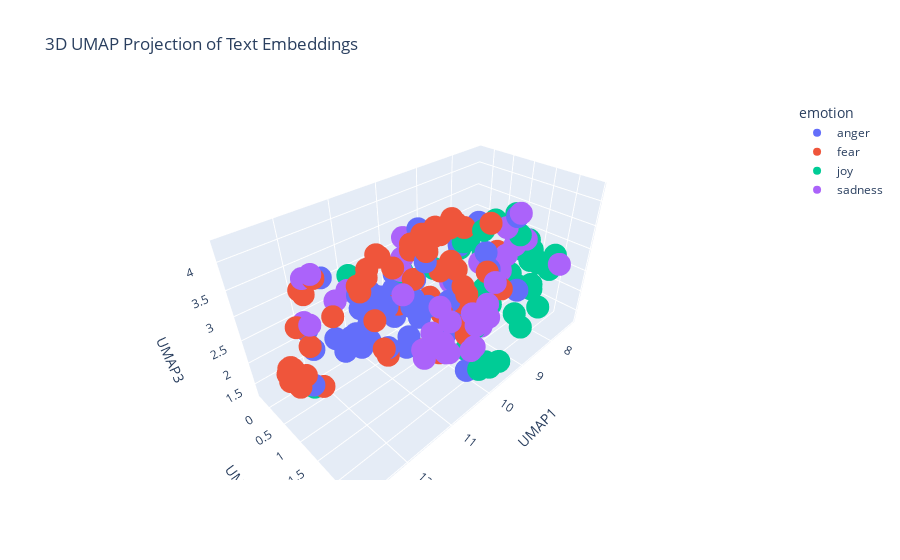

Notebook code cell kept with this figure:
### Markdown cell above
---
##### <a id='toc1_5_8_1_1_'></a>[**>>> Exercise 4 (Take home):**](#toc0_)

Apply UMAP to the same embeddings to reduce the dimensionality to 3D vectors and plot the 3D graph, discuss the differences and similarities with the 2D graph.

### Code cell
# Answer here

combined = pd.concat([train_df_new, test_df_new], ignore_index=True)
X = np.array(combined['embeddings_values'].tolist())
reducer_3d = umap.UMAP(n_components=3, metric='cosine', random_state=28)
X3 = reducer_3d.fit_transform(X)

df3 = pd.DataFrame(X3, columns=["UMAP1","UMAP2","UMAP3"])
df3["emotion"] = combined["emotion"]
df3["text"] = combined["text"]
df3["intensity"] = combined["intensity"]

fig3d = px.scatter_3d(
    df3, x="UMAP1", y="UMAP2", z="UMAP3",
    color="emotion",
    hover_data=["text","intensity"],
    title="3D UMAP Projection of Text Embeddings"
)
fig3d.show()

### Figure 1 — Plotly figure (JSON) as saved in the notebook; plotly's stock layout.template omitted (floating-point values rounded to 4 significant figures)
{"data": [{"customdata": [["It's weird because I was discussing sex resentment and confusion in the thing I was writing last night.", 0.438], ["@SonOfTheDovah *She could sense the anger stirring within him and took his hand in hers.* As long as we stay together, we'll both be safe.--", 0.375], ["@xandraaa5 @amayaallyn6 shut up hashtags are cool #offended", 0.562], ["I am #real #sjw, I will not let #america down\\nI have found us, now go and get us\\nI let it out and I let it in\\nI #rage I #lol\\n@SergioSarzedo", 0.542], ["@kingcharles9th i Lowkey forgot you had twitter and if you don't follow me back im gonna be #offended", 0.421], ["Chris ate all my mac n cheese so imma eat all his taffy ", 0.438], ["@cxmbeferre so you WOULDNT date me????? ", 0.458], ["@Casper10666 I assure you there is no laughter, but increasing anger at the costs, and arrogance of Westminster.", 0.604], ["I don't get what point is made when reporting on Charlotte looting @CNNAshleigh. Why not explore what looting businesses symbolizes ", 0.438], ["@iStoleFreeHugs @stephlaris lol I'm happy with my negative, realistic ass self. Sorry to offend you", 0.438], ["@KimLy resent", 0.521], ["#firsttweetever sippin #hotchocolate wondering #why I finally gave in &lt;3 haha #hellloooootwitter - ...its because #facebookisforfamily #rage", 0.542], ["I'm just a fuming ball of anger today 🙃", 0.708], ["@BigBrother__USA she is just jealous and a cry baby!  #gladsheisgone #crybaby", 0.438], ["Congress acting indignant over the  #EpiPen pricing is quite disingenuous since they craft the laws that allow such gouging!!", 0.396], ["@PatVPeters @FreeBeacon Quite the response of retaliation from Weiner in getting revenge on Huma &amp; Hillary 'clam digging'.\\n#AllScumbags", 0.5], ["I have a rage rage ep 2 coming out soon I'll keep you posted on it #YouTube #youtubegaming ", 0.422], ["@leesyatt you are a cruel, cruel man. #therewillbeblood #revenge", 0.84], ["Went n a bodega 4 incense lookd @ the sis behind the counter &amp; it was like a mirror she said where u from I said here she said no originally", 0.185], ["Tonight's #DragRace #AllStars2 episode GAVE ME LIFE! Yaassss queens! #teamalaska #teamkatya #revenge #bwahaha", 0.2], ["@lemonlover666 'shit' doesn't even begin to describe these fiery little demons straight from hell 🌝🌚 ;)", 0.583], ["i will never watch greys anatomy ever ever ever ever ever again if Shonda Rimes takes away another OG character☹️☹️☹️☹️☹️☹️☹️☹️☹️☹️ ", 0.583], ["Sometimes the best motivations come from 'proving them wrong' #energy  #MotivationalQuotes", 0.25], ["@Kim_is__bored exactly what I have been saying on fb.. ", 0.354], ["One of my favorite classic cars is the Plymouth fiery.", 0.292], ["Inpouring this letter we are dying over against subsist checking quaint virtuoso ways toward fine huff yours l...", 0.562], ["Women don't like girls because we resent them for looking so great/we wish we still looked like that  #washed", 0.479], ["Heading home to cut grass in the heat. All I wanna do is go out to eat somewhere air conditioned.  #AdultingIsTheWorst", 0.354], ["@mjmralph then it's poor packaging my Amazon and the fulfilled seller should be furious as much as you 😕", 0.75], ["@Sargon_of_Akkad It'll be like burning rap albums; they'll have to buy it first, but gosh darn it, they have to get rid of it.", 0.417], ["LIFE TIP 101. I know unresolved #anger is likely to cause problems in several areas of my life. I must recognize it &amp; properly deal with it.", 0.417], ["I can't even right now #bb18 #rage", 0.646], ["@RichardHBell Yes, I think he held a grudge ...", 0.375], ["come on let's make em hate 😘make em pout they face 👿😩.", 0.521], ["Not giving a fuck is better than revenge.", 0.625], ["Yo there's a kid on my snap chat from LA &amp; they get high off helium gas lmao.... I am like why the fuck lol", 0.542], ["I hate my lawn mower. If it had a soul, I'd condemn it to the fiery pits of Hell.", 0.833], ["I get embarrassed at the slightest things and then I'll fret about it all day I hate it", 0.438], ["Just watched Django Unchained, Other people may frown, but I titter in delight! 2/5", 0.229], ["@RealJamesWoods @KennyCoble saddest part of this whole mess is that all of this #anger is #misdirected they should march 2 the #WhiteHouse", 0.667], ["Why to have vanity sizes?Now sizes S,XS(evenXXS sometimes) are too big, WTF?! Dear corporate jerks, Lithuania didn't need this. #rant #angry", 0.708], ["@komal_sidhnani true...\\nThey r burning with other's pleasure!\\nPpl in true love happiness everywhere _😃", 0.312], ["@TrussElise Obama must be fuming.. lol", 0.5], ["@isthataspider @dhodgs i will fight this guy! Don't insult the lions like that! But seriously they kinda are.Wasted some of the best players", 0.708], ["My eyes have been dilated. I hate the world right now with the rage of a thousand fiery dragons. I need a drink.", 0.812], ["Hate when guys cant control their anger 🙃🙃", 0.646], ["Me being on my dean really saving a lot of ppl, bc I don't snap nomore &amp; it take so much out of me..", 0.348], ["I think @Sam_Canaday &amp; @KYLEJDOWSON must actually have to be working like me &amp; @dowson_brady because I havent got any snap chat videos today", 0.25]], "hovertemplate": "emotion=anger<br>UMAP1=%{x}<br>UMAP2=%{y}<br>UMAP3=%{z}<br>text=%{customdata[0]}<br>intensity=%{customdata[1]}<extra></extra>", "legendgroup": "anger", "marker": {"color": "#636efa", "symbol": "circle"}, "mode": "markers", "name": "anger", "scene": "scene", "showlegend": true, "type": "scatter3d", "x": [10.02, 9.508, 10.21, 11.15, 10.0, 10.01, 9.807, 11.07, 12.47, 9.759, 9.763, 10.45, 10.75, 11.05, 11.98, 11.97, 11.0, 10.53, 8.81, 8.553, 11.03, 10.19, 8.924, 9.632, 9.136, 8.552, 10.15, 10.65, 10.77, 11.58, 10.64, 11.14, 10.15, 9.83, 10.32, 9.844, 10.67, 10.6, 8.99, 11.52, 10.85, 7.794, 10.92, 11.43, 10.68, 10.44, 9.014, 9.866], "y": [0.6057, 0.17, 0.6057, 0.3265, 1.054, -0.03261, 1.184, -0.09746, 0.822, 0.4323, 0.2655, 0.7985, 0.02789, 0.9998, 0.06701, -0.07284, 0.3822, 0.372, 1.05, 1.878, 0.1929, 2.086, 1.358, 0.9966, 0.7843, 0.3745, 0.6417, 1.594, 0.08425, 0.1727, -0.1596, 0.4942, 0.1174, -0.2116, -0.1066, 1.311, 0.212, 1.487, 1.988, 0.359, -0.03798, 0.9254, -0.1674, -0.2886, 0.07737, -0.2249, 1.525, 1.45], "z": [2.769, 3.464, 1.499, 1.641, 1.388, 2.234, 1.641, 1.59, 1.998, 1.635, 2.022, 1.499, 2.3, 2.008, 1.958, 2.309, 1.754, 2.282, 3.665, 2.432, 2.714, 1.603, 3.202, 1.59, 2.405, 2.809, 2.223, 3.023, 1.85, 2.026, 1.95, 1.938, 1.702, 2.433, 2.164, 2.551, 2.528, 3.79, 4.166, 1.808, 2.194, 2.5, 1.539, 3.049, 2.556, 2.15, 2.959, 2.135]}, {"customdata": [["@GeneralBakshi Only Indian seems to be afraid of War is @sardesairajdeep n like India is for WAR! WAR! WAR! we cry war. #PakistanMustPay", 0.667], ["@1NatalieMaines Can you imagine being the person who has to spray tan him? ", 0.28], ["Wah just woke up frm a fucking nightmare", 0.898], ["Drop every fear...", 0.333], ["Every year I go to universal studios to horror nights as a 3rd wheel lol 😊😂", 0.25], ["“ Less sugar, more fruit.\\n Less soda, more water.\\n Less worry, more sleep.\\n LESS WORDS, MORE ACTION.”", 0.279], ["My fav #movies are #horror but they don't make them like they used too. Haven't seen a great one in years", 0.354], ["#WeirdWednesday OKAY! That jump-scared the #Poop out of me right there. Bad dog, BAD! Total code-brown in my favorite pants. #Damnit ", 0.875], ["@smb_ryan @Kamper10 I couldn't care less about #GOTHAM. I haven't watched it since the mid point of season 1. ", 0.292], ["@GaryLineker yet you and all the other English pundits are afraid to criticise him", 0.471], ["@leeuwlion 'The furries are restless tonight'.", 0.438], ["PASTOR - 15 FEET away from shooting victim during protest says he is skeptical of official story. #shocking #CharlotteProtest #CharlotteRiot", 0.562], ["What an actual nightmare", 0.729], ["can't believe Mint fest is two days away and i hate my outfit 😩😩🙈 #nightmare", 0.542], ["@LmRyle @tomcolicchio @realDonaldTrump @HillaryClinton @ajjaffe I understand your concerns but look at her foundation contributions ", 0.315], ["For the last 2 years the U.S. has been averaging about 4 terrorist attacks a month. Good debate topic. #Trump #Hillary ", 0.438], ["This week's Massacre Theatre pert by @LarsenOnFilm is the first one I can think of that requires subtitles. ", 0.245], ["think they re dating guys #nervous #bodybuilding #with #Follow4Follow megaphone xxx number Nierstein", 0.481], ["Today's alarm shows how unprepared professors and students are when it comes to emergency protocols. We don't know where to go @CalStateLA", 0.667], ["If I was friends with me I'd hate me SO MUCH with the amount I bully them", 0.542], ["@RoseTintMyWorId fucking hell mate absolute nightmare 😓", 0.854], ["Man Utd are shambles that was horrific 😭😭😭", 0.521], ["should I #start posting #photos?", 0.146], ["@Markgatiss I'm surrounded by those Trump voters. You're right, it is fucking terrifying. #redstate #despair", 0.896], ["After a nervous couple of days test results now confirm my life will be no different whatsoever as the result of two actors divorcing, phew!", 0.385], ["i might have #hysteria ,i don't kno if it's just #anxiety or both,..need a diagnosis cuz somethin' is messed up,need ert bu i nvr come out", 0.86], ["@BlairWitchMovie love new movie\\n#BlairWitch #blairwitchproject #horror #HorrorMovies", 0.375], ["We in our own country are so divided in our approach so how could we fight #terrorism and #pakistani terrorism #MartyrsNotBeggars", 0.625], ["@CBSThisMorning @newsgirl123456 again, profiling DOESN'T discourage (September 20, 2016; 18:41 EDT)  #TRUMP #FAIL", 0.375], ["Jk I'm not a loner just really shy 😅", 0.5], ["Omg he kissed her🙈  #w", 0.062], ["Especially true if there is an impulsive, thin-skinned bully who likes to silence critics &amp; opponents as president. #voxconversations", 0.5], ["@NFYFC @Wilkster_ hmm, don't know many yf  who are short on confidence! Wish I'd been one, #shy", 0.562], ["@BigBossPeltonen \\nLikewise #death #cutting ", 0.625], ["@corruptmelon now im feeling the #worry", 0.854], ["This has #turned out #better then I expected admitting you tried to #intimidate 😂😂 #cantstoplaughing I really can't and it's in #spokeword", 0.333], ["Maybe @SamHeughan can send me good luck on my job interview tomorrow. #nervous 😳", 0.792], ["Swear all of my guy friends are scaredy cats. You don't do horror movies. You don't do haunted houses. Wtf do you do then?", 0.271], ["@NFYFC @Wilkster_ hmm, don't know many yf  who are short on confidence! Wish I'd been one, ", 0.431], ["So is texting a guy 'I'm ready for sex now' considered flirting?' ", 0.167], ["3years today marks the anniversary of that horrid Westgate Attack in Nairobi. My heart out to all those of us who lost our family &amp; friends🕯", 0.521], ["@NRA @HillaryClinton  She never said anything about taking away guns but I would now bc of your stupid scare tactics for gun sales.Sickening", 0.583], ["We, #Indians, can hold our heads up high and stay unafraid. The #UNGA is well-informed about #Pakistan's #terrorism business and deception.", 0.438], ["@Joey7Barton I remember Joey slagging England player's off bringing out books after crap tournaments..same same..crap player #bully", 0.461], ["#BB18 Michelle crying  again #shocking #bitter He's  just not that into you 😢#TeamNicole", 0.521], ["@1NatalieMaines Can you imagine being the person who has to spray tan him? #shudder", 0.491], ["@JackAndAHat butter up the walls, nightmare", 0.708], ["@Lillie_Billy don't worry me and my mans @JJB1Owens gave him a piece of our mind", 0.417], ["@ltsukis im love you, even if you bully me sadly", 0.354], [".\\nWe express our deep concern about the suspension of   \\n@MohammedSomaa01  please reactivate it. he never violated T.roles @Support", 0.562], ["No red card for Gordon there? The ref must be a Celtic fan as that was a shocking challenge.", 0.297], ["I want to be a woman who #overcomes obstacles by tackling them in #faith instead of tiptoeing around them in #fear. Renee Swope", 0.312], ["@SAHARTHERAPPER I unfollowed without hesitation &lt;3", 0.229], ["Hillary Clinton looked the other way to the Saudi war on women and their terror financing because they bought her off.", 0.479], ["On @Varneyco/@FoxBusiness to talk latest on #Chelsea Bombing + #Ahmad_Khan_Rahami's trips to #Afghanistan/#Pakistan #tcot #terror", 0.642], ["The 2nd step to beating #anxiety or #depression is realising that it's not about waiting for ...., Take action yourself now.", 0.479], ["The moment you bring her to meet your best friend and you're nervous af! 😬😆  #thefriendtest", 0.875], ["⊰ @FrameOfAnAngel ⊱ \\n\\n+ Of them. I'm here for answers, and if I scare her to death, there won't be answers for me. \\n\\nSo instead, I just +", 0.583], ["I don't want speak front to him   #nopanicattack", 0.72], ["Another fun fact: i am afraid", 0.667], ["They'll be yo friend, shake your hand, then kick in yo door thas the way the game go🤖🤐.", 0.417], ["You want  bad service use #frontier they have #terrible service. Go to #AT&amp;T anybody is better. I am going to complain to better business", 0.333], ["About 7 weeks till I can pick up my camera again. Though I think there is a group cemetery shoot in october I can make! #photography #horror", 0.396], ["On @Varneyco/@FoxBusiness to talk latest on #Chelsea Bombing + #Ahmad_Khan_Rahami's trips to #Afghanistan/#Pakistan #tcot ", 0.604]], "hovertemplate": "emotion=fear<br>UMAP1=%{x}<br>UMAP2=%{y}<br>UMAP3=%{z}<br>text=%{customdata[0]}<br>intensity=%{customdata[1]}<extra></extra>", "legendgroup": "fear", "marker": {"color": "#EF553B", "symbol": "circle"}, "mode": "markers", "name": "fear", "scene": "scene", "showlegend": true, "type": "scatter3d", "x": [12.69, 9.765, 11.14, 9.926, 9.847, 9.442, 9.892, 11.13, 10.03, 11.91, 10.38, 12.35, 11.12, 10.95, 12.57, 12.62, 9.257, 10.47, 11.55, 10.19, 11.18, 11.68, 10.11, 11.75, 9.336, 10.63, 8.964, 12.72, 12.49, 10.06, 9.328, 12.15, 10.03, 9.448, 10.68, 8.168, 10.14, 10.05, 10.01, 10.06, 12.63, 12.09, 12.79, 11.82, 11.11, 10.32, 10.9, 9.469, 9.49, 10.29, 11.67, 9.817, 10.03, 12.59, 12.73, 9.969, 10.34, 9.442, 10.33, 10.26, 9.058, 11.11, 9.894, 12.63], "y": [0.6268, 0.6689, 0.6669, 1.354, 1.459, 1.249, 1.665, 0.4292, 1.262, -0.1938, 0.0598, 0.916, 0.6799, 1.122, 0.4323, 0.5104, 1.215, 1.339, 1.534, 0.296, 0.4497, -0.07919, 1.386, 0.4843, 1.724, 1.534, 1.803, 0.7757, 0.6106, 1.52, 0.2027, -0.07021, 1.878, 1.235, 1.243, 1.06, 1.185, 1.279, 1.892, 0.606, 0.9975, 0.1877, 0.7328, -0.2454, 1.052, 0.8473, 0.6514, 0.8819, 0.4586, 1.14, -0.2009, 1.3, 0.9844, 0.2973, 0.5941, 2.203, 1.149, 1.052, 1.427, 1.465, 0.5669, 0.7623, 1.758, 0.6923], "z": [2.409, 3.282, 3.366, 4.157, 3.298, 3.864, 3.074, 2.959, 1.377, 3.071, 3.173, 1.947, 3.528, 3.671, 1.91, 2.023, 2.17, 4.041, 2.642, 2.127, 3.116, 3.254, 2.464, 2.799, 4.075, 4.003, 2.63, 2.495, 2.062, 3.578, 3.217, 2.478, 2.409, 2.057, 3.93, 2.79, 3.919, 3.281, 2.218, 2.791, 2.463, 2.179, 2.414, 2.911, 1.895, 3.732, 3.689, 1.573, 2.017, 1.571, 3.197, 4.18, 1.28, 2.076, 2.103, 3.643, 4.042, 3.877, 4.262, 4.118, 3.46, 2.513, 2.956, 1.972]}, {"customdata": [["When your rewatching glee and break down in tears all over again. 😭😢 #glee", 0.375], ["Just had #efficient #great #smiling service @AppleBelgique store. Impressive team of geniuses ready to redefine what customer service is!", 0.75], ["@weebtard sparkling water wyd", 0.229], ["second day on the job and i already got a 45 dollar tip from a dude whose was constantly twitching his eye LOLOLOL ", 0.812], ["@carysmithwriter @Maria_Savva @RealRockAndRoll We're the least known band in the World, but so glad you asked #muchlove ", 0.5], ["@dressenn @amerson6562 @RosaTrunk @iam_spl_ @michaelk487 @Silau25 \\nGA🙋 Have a joyful day", 0.68], ["@UKLittleKitchen Defo a hearty root veg gratin. Nice comfort food as Autumn kicks in", 0.48], ["The return of Matt Damon, and of director Paul Greengrass, brings back all the exhilarating if rather po-faced entertainment to a movie", 0.5], ["It has been medically proven that laughter is an effective pain killer.", 0.48], ["The Quarterback' wrecks me every time.. #glee", 0.4], ["@yoshi_lucky Good morning.Let's start with a smile!\\nLet's enjoy life in a cheerful way!\\nDon't worry be happy!", 0.769], ["@iyaycruz lets see chirp", 0.231], ["Thanks for making our Mass with Fr. Vallely respectful, meaningful, and joyful @ACSSCrusader @AssumptionHCDSB ! #SeeWithEyesOfMercy", 0.72], ["@philjame5 @spoke_bros wow! that looks bright", 0.438], ["@kymwhitley hello Miss Lady I'm sure today brings you happiness and laughter use your voice also to make us laugh  god knows we need it", 0.562], ["now that I have my future planned out, I feel so much happier #goals #life  #igotthis #yay", 0.792], ["Vacation wise, Egypt offers great places, amazing scenery, bright skies and good weather at a very good and affordable price for students.", 0.521], ["@ADenkyirah Happy birthday! Hope you have a wonderful day filled with lots of joy and laughter &lt;3 (despite tumblr being a jerk- once again)", 0.854], ["I wish there was a #glee version of @ShawnMendes Stitches. @GLEEonFOX #gleekforever", 0.48], ["@CNN &amp; @donlemon must be rejoicing ovet #Charlotte protests. \\n#NorthCarolina", 0.28], ["@yoursecretsub1 Trust me dear, if you want to make anything invisible, hang a wet paint on it, and hilarity will ensue.", 0.521], ["@iamglenn35 the forth character? No... not gleeful enough...", 0.146], ["Not untill today has anyone ever said to me they remember what I had on over 7 years ago when they met me n liked me since #cutealert #happy", 0.58], ["@_j_sa_ switch out Steve Carrell and put in Kurt from glee then it's accurate", 0.292], ["Sometimes he likes to ride arround on people's shoulders or drop on them unexpectedly from vents or doorjambs. Like a big, gleeful spider.", 0.292], ["the thought of you gets me through my day. the thought of your smile never fails at making me smile 💚", 0.854], ["@saraandgreg @Airbnb Another happy customer.  #secreteyes", 0.611], ["@followAdamA looking back on recent tweets seen, this one right here is great #perfect  #Speechless #deal", 0.667], ["@liamch88 yeah! :) playing well ", 0.688], ["I saw her, whose countenance expressed a mighty rivers were monotonous, and her lively conversation took care of the various", 0.42], ["@mark_slifer actually maybe we were supposed to die and my donation saved our lives?? ", 0.24], ["I love Mary's undying optimism. You could present her with dog shite and she'd find something good to say. #GBBO", 0.562], [".@Harry_Styles I hope you never go a day without something to make you smile. You deserve all good things. Please follow me?\\n❤️💛💚💙💜\\n311,553", 0.6], ["This is the day You've made, \\n\\nLet us rehoi rejoice and be glad with all that I am. \\n\\n😊💖\\n\\n#aja \\nGood morning!!!!", 0.854], ["I've got some new pens to break in. Name an animated series and I'll draw you in that style 🖍", 0.48], ["I can not depict what I feel right now.. I feel jubilant yet anxious, or..dunno. It seems like now I'm having something worth wait everyday.", 0.5], ["@r0Ils ppl get triggered over u smiling they're irrelevant", 0.17], ["I'm absolutely in love with Laurie Hernandez, she's so adorable and is always so cheerful!", 0.788], ["How can l rule my mind !!!!!! \\nIt's hilarious that you can't 😭😑😮", 0.396], ["TheNiceBot: IndyMN I thought the holidays could not get any more cheerful, and then I met you. #TheNiceBot #الخفجي", 0.769], ["When we give cheerfully and accept gratefully, everyone is blessed. »Maya Angelou", 0.712], ["Sioux Valley wins home competitive #cheer invite with a score of 158. ...Dell Rapids second at 138", 0.583], ["@harrietemmett great minds think alike. ", 0.479], ["@bruins_514 @gorddownie @thehipdotcom It would be #TragicallyHip if they can #help @TOYSFORASMILE make #hospitalized  #sick #kids #smile 😊✌❤", 0.519], ["Be it a rainy day, be it cheerful sunshine, I am a Prussian, want nothing to be but a Prussian.:|", 0.245]], "hovertemplate": "emotion=joy<br>UMAP1=%{x}<br>UMAP2=%{y}<br>UMAP3=%{z}<br>text=%{customdata[0]}<br>intensity=%{customdata[1]}<extra></extra>", "legendgroup": "joy", "marker": {"color": "#00cc96", "symbol": "circle"}, "mode": "markers", "name": "joy", "scene": "scene", "showlegend": true, "type": "scatter3d", "x": [10.05, 7.888, 9.146, 8.932, 8.444, 7.406, 8.53, 8.783, 8.36, 9.782, 7.622, 8.505, 7.92, 8.191, 7.429, 7.895, 7.761, 7.285, 9.588, 12.44, 8.467, 9.584, 7.801, 9.638, 9.319, 7.981, 7.924, 8.04, 8.366, 8.872, 9.294, 10.98, 8.16, 7.334, 9.94, 9.248, 8.096, 8.113, 8.524, 7.71, 7.326, 8.063, 8.985, 8.684, 8.54], "y": [2.253, 1.245, 0.2306, 1.928, 1.82, 1.729, 1.274, 1.263, 0.459, 2.284, 1.97, 0.7207, 1.479, 0.9231, 1.598, 1.593, 1.513, 1.511, 2.344, 0.7795, 0.4088, 1.564, 1.395, 2.086, 0.4433, 1.724, 1.251, 1.216, 1.051, 1.471, 1.496, -0.1153, 2.157, 1.901, 0.164, 1.515, 0.6588, 1.903, 0.3685, 1.579, 1.864, 1.887, 1.107, 2.146, 1.792], "z": [1.648, 2.214, 2.448, 4.181, 1.769, 2.428, 1.76, 2.273, 2.884, 1.538, 2.52, 1.723, 2.033, 1.863, 2.458, 2.958, 3.071, 2.324, 1.591, 1.894, 2.867, 1.369, 2.821, 1.439, 3.508, 2.783, 2.16, 1.997, 1.896, 3.882, 1.706, 2.969, 1.965, 2.702, 2.704, 3.836, 2.532, 2.365, 2.723, 2.852, 2.563, 2.225, 1.711, 1.752, 3.585]}, {"customdata": [["@darryella it doesn't chip and it doesn't get dull. Nails gone be looking perfect the whole time, except they gone be grown out 😂", 0.271], ["@markoheight @Cassie_OB we sound like vampires saying we wanna sink our teeth into the TT lads and their talents 😂😂😂😂😂😂", 0.292], ["@EmotionalLimine you're sadly mistaken if you think I'd make a tweet for an isolated comment by a random twitter user.", 0.469], ["Angry shouting match between a #pessimist &amp; an #optimist:\\n'You're a half empty-headed @%$!' \\n'You're half full of @%$!'", 0.542], ["so gutted i dropped one of my earrings down the sink at school", 0.667], ["Can I just sulk in peace 😂", 0.688], ["@Hails_Berry8 @sajedhariri23 varsity pine riding", 0.208], ["From what I know of the man, I have to assume that @realDonaldTrump has had a heated argument with his own penis. ", 0.354], ["Just wish I was appreciated for all I do! When is it my turn to be taken care of!! I want a break!! #tired ", 0.771], ["Itching something #serious RN haven't slept but considering taking like 6 Benadryl for a 20 min nap I am itching SO BADLY wow", 0.542], ["@xxnogard_G88 Welcome to the  dark honey !", 0.312], ["@groovydadad @MHChat 🙂ty I often conflate the two depression + sadness, but they are very different. This q reminded me of that #mhchat", 0.583], ["#RIPKara i could have seen her at a local mall or any school football games. im disheartened", 0.646], ["@TheRandomAnt @meg_m203 yeah, they figured that ornaments are way more wanted than spektar and desolate gear. Well they thought right.", 0.354], ["What's a Kali's kitten? [She asked, a frown curling on her fair skinned forehead as he showed her the scar] A cat did - (@ScarredTiger)", 0.417], ["it didn't impress me but it didn't depress me'", 0.271], ["Summer officially ends today. #sadness", 0.812], ["Let's get drunk and tell each other things we're afraid to say when we're sober.", 0.303], ["It's sad when your man leaves work a little bit late and your worst fear is 'Oh no!! Did he get stopped by the police?!?! ' #sad #ourworld", 0.688], ["were sat in my sat room cloved watchin Manchester Unide @ManUtd v Norffampton do you fink but @WayneRooney is still goal fret at iced level", 0.375], ["lost my 244 day snapchat streak i'm done", 0.477], ["Regret for the things we did can be tempered by time; it is regret for the things we did not do that is inconsolable.  Sydney J. Harris", 0.542], ["As I lost my heart to you there in the dark.. Underneath the stars 🎧", 0.438], ["Trying to think positive, and not let this situation discourage me ✨✨✨✨✨✨✨✨✨✨✨✨✨✨✨✨✨✨✨✨✨✨✨✨✨✨✨✨✨✨✨✨✨✨✨✨✨✨✨✨✨✨✨✨✨✨✨✨✨✨✨✨✨✨✨✨✨✨✨✨✨✨✨✨✨✨✨✨✨✨✨✨✨", 0.44], ["@MendipHillsAONB do we think the swallows and swifts have gone? Photo'd 3 nights ago, not seen since.  #Autumn", 0.354], ["@holly_lolly7 I just have serious respect for any man that can pull off a bun better than I can, like maybe they can teach me their ways.", 0.333], ["whenever i pout i just want Adrian to appear and tell me to stop pouting or else", 0.583], ["Dylon felt dejected. He has a dejected aunt!", 0.562], ["Good morning chirpy #SpringEquinox and your pensive sister #AutumnEquinox A perfect day however it is expressed 🌹🍁🌓☯️ #theBeautyofBalance", 0.167], ["@PurpleReplisol meden is frowning at you with her non existent face", 0.521], ["The weather sure matches the mood in this state today.. #gloomy", 0.792], ["Sometimes the support network is causing the damage. \\n\\n #support #Damaged #alone #tired  #hurt #nojustice  #surivivor #NoMore", 0.67], ["Feels grim not having your nails done", 0.542], ["I have no clue where my charger is... #lost", 0.604], ["Someone needs to tell Candice she'll be stuck with that shitty pout if the wind changes. #GBBO", 0.521], ["Just watched Django Unchained, Other people may frown, but I titter in delight! 2/5", 0.333], ["amateur author Twitter might be the most depressing thing I've ever seen", 0.688], ["@1johndes ball watching &amp; Rojo'd header was equally dreadful!!", 0.583], ["Don't depress yourself by comparing yourself. No comparisons.", 0.438], ["@KeithOlbermann depressing how despicable Trump, with no policies, campaigning on bigotry &amp; rancour can be so close, evil immoral disaster", 0.708], ["Stars, when you shine,\\nYou know how I feel.\\nScent of the pine, \\nYou know how I feel.\\nFreedom is mine,\\nI know how I feel.\\nI'm feelin' good.", 0.292], ["aaahhhh! a little @OtisRedding to soothe the soul. #music #blues", 0.197], ["Before the year ends I'll probably get master 12s or flu games, true blues, and space jams.", 0.208]], "hovertemplate": "emotion=sadness<br>UMAP1=%{x}<br>UMAP2=%{y}<br>UMAP3=%{z}<br>text=%{customdata[0]}<br>intensity=%{customdata[1]}<extra></extra>", "legendgroup": "sadness", "marker": {"color": "#ab63fa", "symbol": "circle"}, "mode": "markers", "name": "sadness", "scene": "scene", "showlegend": true, "type": "scatter3d", "x": [8.293, 9.081, 9.935, 11.3, 10.83, 9.729, 8.803, 11.99, 10.49, 10.86, 8.841, 10.2, 10.39, 9.296, 9.743, 9.158, 10.33, 10.07, 10.72, 11.81, 10.58, 10.3, 8.245, 8.611, 9.846, 8.689, 9.619, 10.2, 7.532, 9.709, 10.44, 10.52, 10.71, 10.95, 11.11, 8.973, 10.74, 11.72, 9.961, 12.04, 8.083, 8.457, 8.812], "y": [1.271, 1.497, 1.431, -0.1319, 2.113, 0.1677, 0.6902, -0.0963, 1.526, 1.238, 0.4291, 2.414, 2.318, 1.181, -0.008865, 1.924, 2.344, 0.2744, 1.931, -0.2194, 1.944, 2.315, 1.512, 1.592, 2.217, 1.282, -0.1956, 2.433, 2.125, -0.2652, 2.341, 1.32, 2.135, 1.986, 0.001579, 2.037, 1.59, -0.09065, 2.366, 0.2265, 1.641, 1.184, 1.142], "z": [2.485, 1.632, 1.429, 2.564, 2.675, 1.953, 1.826, 2.482, 2.32, 3.175, 2.068, 3.129, 2.363, 1.602, 3.301, 4.005, 2.875, 2.839, 3.225, 3.248, 2.19, 2.388, 3.144, 3.114, 2.692, 2.09, 2.717, 3.271, 2.67, 2.641, 3.168, 1.814, 3.045, 2.684, 2.767, 4.236, 1.938, 3.345, 3.524, 2.645, 3.259, 1.662, 2.844]}], "layout": {"legend": {"title": {"text": "emotion"}, "tracegroupgap": 0}, "scene": {"domain": {"x": [0, 1], "y": [0, 1]}, "xaxis": {"title": {"text": "UMAP1"}}, "yaxis": {"title": {"text": "UMAP2"}}, "zaxis": {"title": {"text": "UMAP3"}}}, "title": {"text": "3D UMAP Projection of Text Embeddings"}}}
